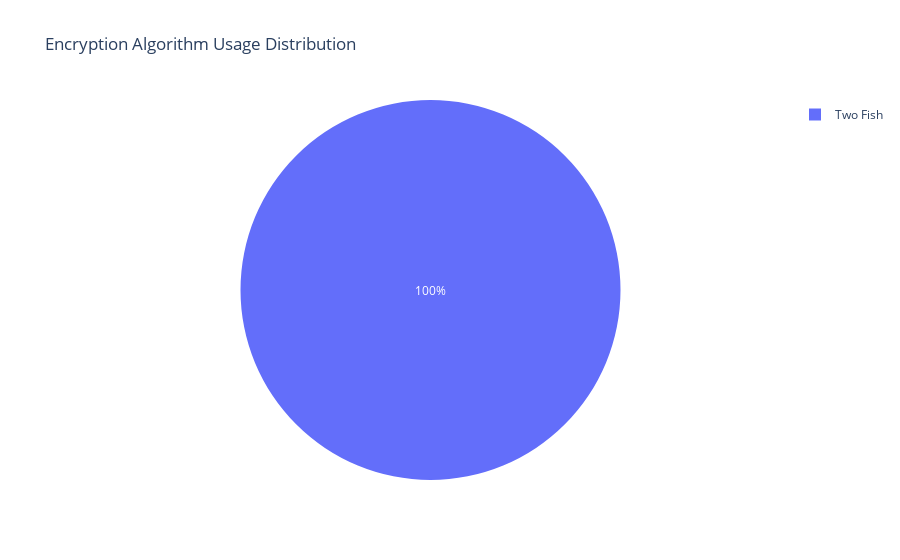

The cell this chart's notebook holds for it:
### Markdown cell above
### 5.Encryption Algorithm Usage

### Code cell
fig5 = px.pie(dataset, names='Encryption_Algorithm_Used',
             title='Encryption Algorithm Usage Distribution')
fig5.show()

### Figure 1 — Plotly figure (JSON) as saved in the notebook; plotly's stock layout.template omitted (floating-point values rounded to 4 significant figures; data arrays with more than 128 entries replaced by an {"elided": "..."} marker saying what was removed)
{"data": [{"domain": {"x": [0, 1], "y": [0, 1]}, "hovertemplate": "Encryption_Algorithm_Used=%{label}<extra></extra>", "labels": {"elided": "1000 str values"}, "legendgroup": "", "name": "", "showlegend": true, "type": "pie"}], "layout": {"legend": {"tracegroupgap": 0}, "title": {"text": "Encryption Algorithm Usage Distribution"}}}
